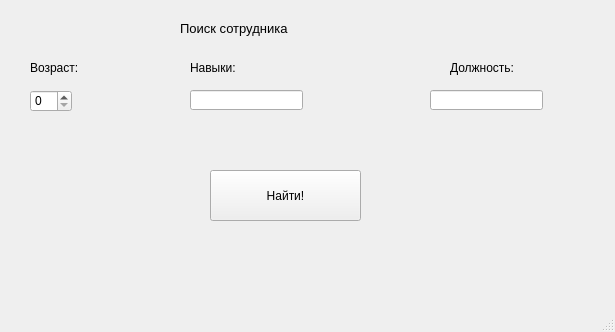
<?xml version="1.0" encoding="UTF-8"?>
<ui version="4.0">
 <class>MainWindow</class>
 <widget class="QMainWindow" name="MainWindow">
  <property name="geometry">
   <rect>
    <x>0</x>
    <y>0</y>
    <width>615</width>
    <height>332</height>
   </rect>
  </property>
  <property name="windowTitle">
   <string>Поиск сотрудника</string>
  </property>
  <widget class="QWidget" name="centralwidget">
   <widget class="QLabel" name="label">
    <property name="geometry">
     <rect>
      <x>180</x>
      <y>20</y>
      <width>171</width>
      <height>16</height>
     </rect>
    </property>
    <property name="font">
     <font>
      <pointsize>10</pointsize>
     </font>
    </property>
    <property name="text">
     <string>Поиск сотрудника</string>
    </property>
   </widget>
   <widget class="QSpinBox" name="age_spinBox">
    <property name="geometry">
     <rect>
      <x>30</x>
      <y>90</y>
      <width>42</width>
      <height>22</height>
     </rect>
    </property>
   </widget>
   <widget class="QLabel" name="label_2">
    <property name="geometry">
     <rect>
      <x>30</x>
      <y>60</y>
      <width>121</width>
      <height>16</height>
     </rect>
    </property>
    <property name="text">
     <string>Возраст:</string>
    </property>
   </widget>
   <widget class="QLabel" name="label_3">
    <property name="geometry">
     <rect>
      <x>190</x>
      <y>60</y>
      <width>201</width>
      <height>16</height>
     </rect>
    </property>
    <property name="text">
     <string>Навыки:</string>
    </property>
   </widget>
   <widget class="QLabel" name="label_4">
    <property name="geometry">
     <rect>
      <x>450</x>
      <y>60</y>
      <width>131</width>
      <height>16</height>
     </rect>
    </property>
    <property name="text">
     <string>Должность:</string>
    </property>
   </widget>
   <widget class="QLineEdit" name="experience_lineEdit">
    <property name="geometry">
     <rect>
      <x>190</x>
      <y>90</y>
      <width>113</width>
      <height>20</height>
     </rect>
    </property>
   </widget>
   <widget class="QLineEdit" name="position_lineEdit">
    <property name="geometry">
     <rect>
      <x>430</x>
      <y>90</y>
      <width>113</width>
      <height>20</height>
     </rect>
    </property>
   </widget>
   <widget class="QPushButton" name="pushButton">
    <property name="geometry">
     <rect>
      <x>210</x>
      <y>170</y>
      <width>151</width>
      <height>51</height>
     </rect>
    </property>
    <property name="text">
     <string>Найти!</string>
    </property>
   </widget>
  </widget>
  <widget class="QMenuBar" name="menubar">
   <property name="geometry">
    <rect>
     <x>0</x>
     <y>0</y>
     <width>615</width>
     <height>21</height>
    </rect>
   </property>
  </widget>
  <widget class="QStatusBar" name="statusbar"/>
 </widget>
 <resources/>
 <connections/>
</ui>
